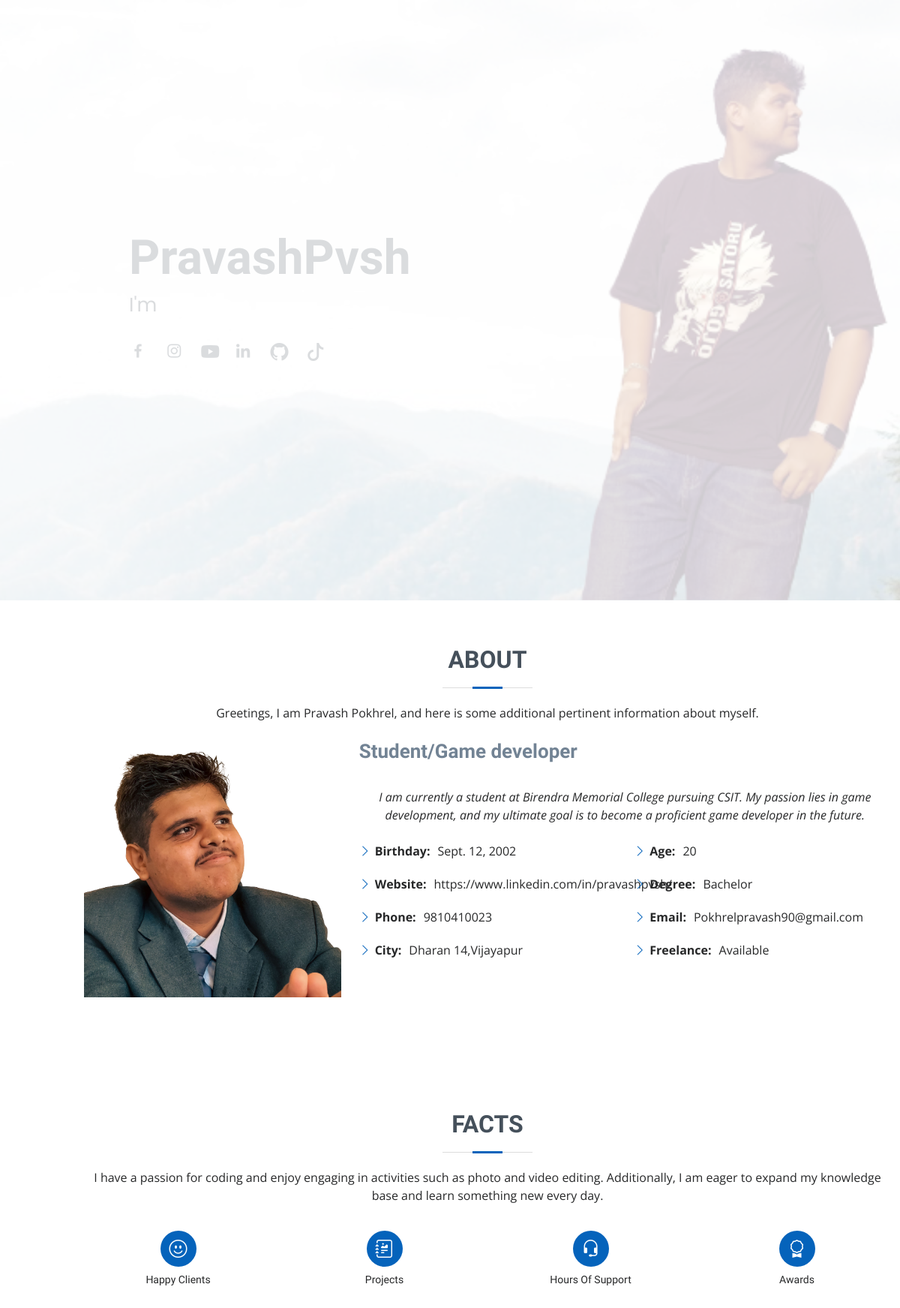
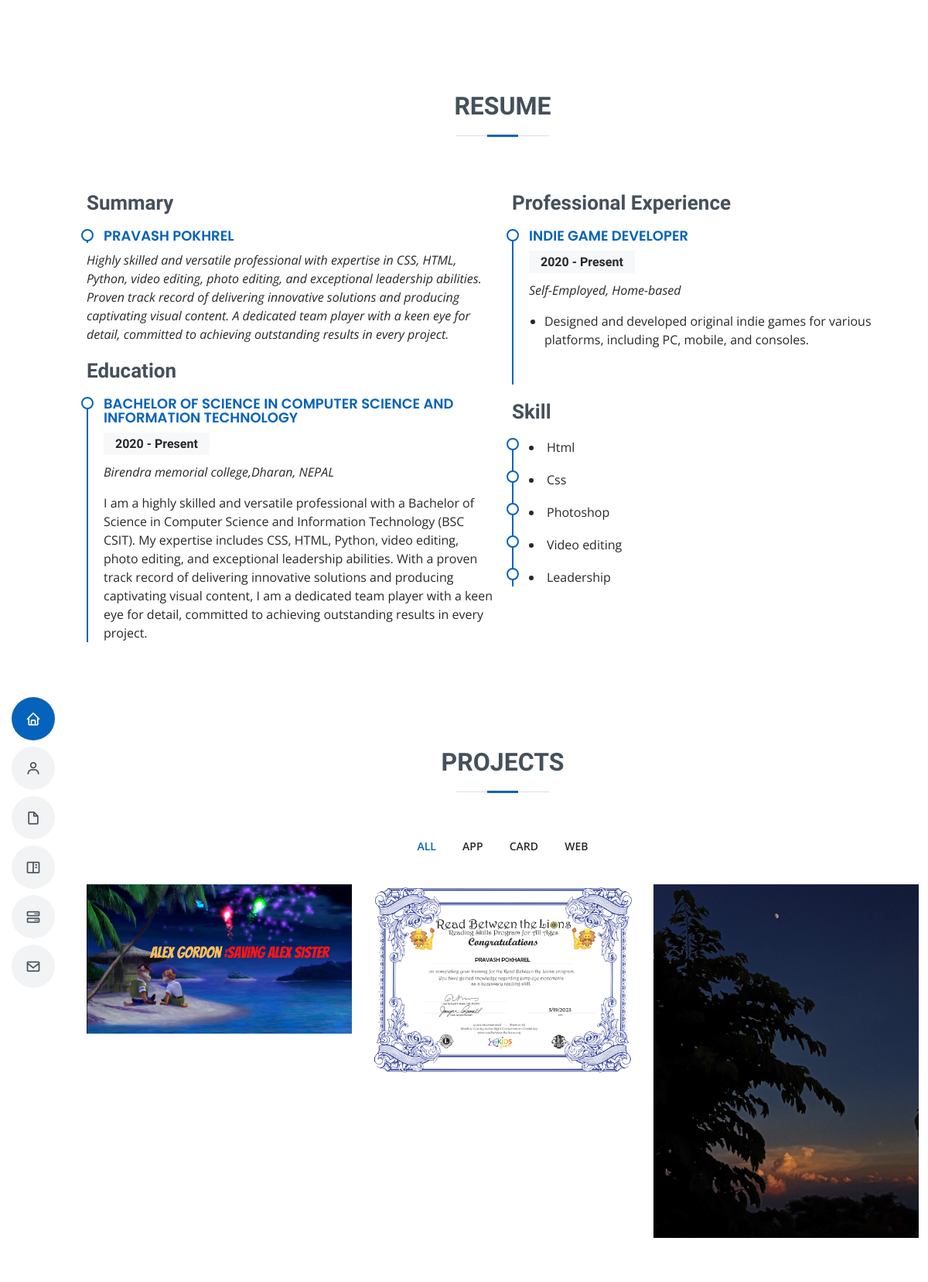
The page / (upper part) on the database its author committed (2 pictures, top to bottom).
### home/models.py (models this page shows)
class Hero(models.Model):
    title = models.CharField(max_length=255,blank=True,null=True)
    photo = models.ImageField(upload_to='hero/', blank=True, null=True)

class Abouts(models.Model):
    photo = models.ImageField(upload_to='Abouts/', blank=True, null=True)
    title = models.CharField(max_length=255,blank=True, null=True)
    title_description =models.CharField(max_length=255,blank=True, null=True)
    description = models.TextField(blank=True, null=True)
    birthday = models.DateField(blank=True, null=True)
    website = models.URLField(blank=True, null=True)
    phone = models.CharField(max_length=20,blank=True, null=True)
    city = models.CharField(max_length=100,blank=True, null=True)
    age = models.PositiveIntegerField(blank=True, null=True)
    degree = models.CharField(max_length=100,blank=True, null=True)
    email = models.EmailField(blank=True, null=True)

class Client(models.Model):
    description = models.TextField(blank=True,null=True)
    happyclient = models.IntegerField(blank=True,null=True)
    project = models.IntegerField(blank=True,null=True)
    awards = models.IntegerField(blank=True,null=True)
    hoursupport = models.IntegerField(blank=True,null=True)

class Summary(models.Model):
    name = models.CharField(max_length=100,blank=True, null=True)
    description = models.TextField(blank=True, null=True)

class Education(models.Model):
    degree = models.CharField(max_length=100,blank=True, null=True)
    school_name = models.CharField(max_length=100,blank=True, null=True)
    location = models.CharField(max_length=100,blank=True, null=True)
    start_date = models.DateField(blank=True, null=True)
    end_date = models.CharField(max_length=100,blank=True, null=True)
    description = models.TextField(blank=True, null=True)

class ProfessionalExperience(models.Model):
    job_title = models.CharField(max_length=100,blank=True, null=True)
    company_name = models.CharField(max_length=100,blank=True, null=True)
    location = models.CharField(max_length=100,blank=True, null=True)
    start_date = models.DateField(blank=True, null=True)
    end_date = models.CharField(max_length=100,blank=True, null=True)
    responsibilities = models.TextField(blank=True, null=True)

class Skill(models.Model):
    name = models.CharField(max_length=100,blank=True, null=True)

class Project(models.Model):
    CATEGORY_CHOICES = (
        ('Web', 'Web'),
        ('App', 'App'),
        ('Card', 'Card'),
    )
    photo = models.ImageField(upload_to='projects/', blank=True, null=True)
    category = models.CharField(max_length=10, choices=CATEGORY_CHOICES)
    name = models.CharField(max_length=255, blank=True, null=True)

### home/views.py (the view)
# urls.py: path('',display_page,name="index")
def display_page(request):
    my_hero = Hero.objects.first()
    abouts = Abouts.objects.first()
    clients = Client.objects.first()
    social_platform = socialplatform.objects.last()
    summaries = Summary.objects.all()
    experiences = ProfessionalExperience.objects.all()
    educations = Education.objects.all()
    contacts =contact.objects.all()
    skills = Skill.objects.all()
    testimonials = Testimonial.objects.all()
    service_list = services.objects.all()
    sdescription_list = sdescription.objects.all()
    projects = Project.objects.all()
    if not my_hero:
        my_hero =  Hero.objects.create(title="Pravash") # if not exist we create a new object
    context ={
        'myhero':my_hero,
        'abouts': abouts,
        'social_platform':social_platform,
        'clients':clients,
        'contacts':contacts,
        'projects': projects,
        'summaries': summaries,
        'experiences': experiences,
        'educations': educations,
        'skills': skills,
        'testimonials': testimonials,
        'services': service_list,
        'sdescriptions': sdescription_list,
        'mydata': [
            "football",
            "volleyball",
            "basketball"
        ]
    }
    return render(request,'index.html',context)

### templates/index.html (shortened to what this page needs)
{% load static %}
<!DOCTYPE html>
<html lang="en">
<head>
  <link href="{% static 'assets/vendor/aos/aos.css' %}" rel="stylesheet">
  <link href="{% static 'assets/vendor/bootstrap/css/bootstrap.min.css' %}" rel="stylesheet">
  <link href="{% static 'assets/vendor/bootstrap-icons/bootstrap-icons.css' %}" rel="stylesheet">
  <link href="{% static 'assets/vendor/boxicons/css/boxicons.min.css' %}" rel="stylesheet">
  <link href="{% static 'assets/vendor/glightbox/css/glightbox.min.css' %}" rel="stylesheet">
  <link href="{% static 'assets/vendor/swiper/swiper-bundle.min.css' %}" rel="stylesheet">
  <link href="{% static 'assets/css/style.css' %}" rel="stylesheet">
</head>
<body>
  <header id="header" class="d-flex flex-column justify-content-center">
    <nav id="navbar" class="navbar nav-menu">
      <ul>
        <li><a href="#hero" class="nav-link scrollto active"><i class="bx bx-home"></i> <span>Home</span></a></li>
        <li><a href="#about" class="nav-link scrollto"><i class="bx bx-user"></i> <span>About</span></a></li>
        <li><a href="#resume" class="nav-link scrollto"><i class="bx bx-file-blank"></i> <span>Resume</span></a></li>
        <li><a href="#portfolio" class="nav-link scrollto"><i class="bx bx-book-content"></i> <span>Projects</span></a></li>
        <li><a href="#services" class="nav-link scrollto"><i class="bx bx-server"></i> <span>Services</span></a></li>
        <li><a href="#contact" class="nav-link scrollto"><i class="bx bx-envelope"></i> <span>Contact</span></a></li>
      </ul>
    </nav>
  </header>
  <section id="hero" class="d-flex flex-column justify-content-center">
    <div class="container" data-aos="zoom-in" data-aos-delay="100">
      <h1>{{myhero.title}}</h1>
      <p>I'm </p>
      <div class="social-links">
        <a href="{{social_platform.facebook_link}}" class="facebook"><i class="bx bxl-facebook"></i></a>
        <a href="{{social_platform.instagram_link}}" class="instagram"><i class="bx bxl-instagram"></i></a>
        <a href="{{social_platform.youtube_link}}" class="youtube"><i class="bi bi-youtube"></i>
          <a href="{{social_platform.linkedin_link}}" class="linkedin"><i class="bx bxl-linkedin"></i></a>
          <a href="{{social_platform.github_link}}" class="github"><i class="bi bi-github"></i></a>
          <a href="{{social_platform.tiktok_link}}" class="tiktok"><i class="bi bi-tiktok"></i></a>
      </div>
    </div>
  </section>
  <main id="main">
    <section id="about" class="about">
      <div class="container" data-aos="fade-up">
        <div class="section-title">
          <h2>About</h2>
          <p>{{ abouts.description }}
          </p><br>
          <div class="row">
            <div class="col-lg-4">
              <img src="{{ abouts.photo.url }}" class="img-fluid" alt="20230403_070133.jpg">
            </div>
            <div class="col-lg-8 pt-4 pt-lg-0 content">
              <h3>{{ abouts.title }}</h3><br>
              <p class="fst-italic">
                {{ abouts.title_description }}
              </p><br>
              <div class="row">
                <div class="col-lg-6">
                  <ul>
                    <li><i class="bi bi-chevron-right"></i> <strong>Birthday:</strong> <span>{{ abouts.birthday}}</span></li>
                    <li><i class="bi bi-chevron-right"></i> <strong>Website:</strong> <span>{{ abouts.website }}</span>
                    </li>
                    <li><i class="bi bi-chevron-right"></i> <strong>Phone:</strong> <span>{{ abouts.phone }}</span></li>
                    <li><i class="bi bi-chevron-right"></i> <strong>City:</strong> <span>{{ abouts.city }}</span></li>
                  </ul>
                </div>
                <div class="col-lg-6">
                  <ul>
                    <li><i class="bi bi-chevron-right"></i> <strong>Age:</strong> <span>{{ abouts.age }}</span></li>
                    <li><i class="bi bi-chevron-right"></i> <strong>Degree:</strong> <span>{{ abouts.degree }}</span>
                    </li>
                    <li><i class="bi bi-chevron-right"></i> <strong>Email:</strong> <span>{{ abouts.email }}</span></li>
                    <li><i class="bi bi-chevron-right"></i> <strong>Freelance:</strong> <span>Available</span></li>
                  </ul>
                </div>
              </div>
            </div>
          </div>
        </div>
    </section>
    <section id="facts" class="facts">
      <div class="container" data-aos="fade-up">
        <div class="section-title">
          <h2>Facts</h2>
          <p>{{ clients.description }}</p>
        </div>
        <div class="row">
          <div class="col-lg-3 col-md-6">
            <div class="count-box">
              <i class="bi bi-emoji-smile"></i>
              <p>Happy Clients</p>
            </div>
          </div>
          <div class="col-lg-3 col-md-6 mt-5 mt-md-0">
            <div class="count-box">
              <i class="bi bi-journal-richtext"></i>
              <p>Projects</p>
            </div>
          </div>
          <div class="col-lg-3 col-md-6 mt-5 mt-lg-0">
            <div class="count-box">
              <i class="bi bi-headset"></i>
              <p>Hours Of Support</p>
            </div>
          </div>
          <div class="col-lg-3 col-md-6 mt-5 mt-lg-0">
            <div class="count-box">
              <i class="bi bi-award"></i>
              <p>Awards</p>
            </div>
          </div>
        </div>
      </div>
    </section>
<section id="resume" class="resume">
  <div class="container" data-aos="fade-up">
      <div class="section-title">
          <h2>Resume</h2>
      </div>
      <div class="row">
          <div class="col-lg-6">
              <h3 class="resume-title">Summary</h3>
              {% for summary in summaries %}
              {% if forloop.first %}
              <div class="resume-item pb-0">
                  <h4>{{ summary.name }}</h4>
              </div>
              {% endif %}
              <p><em>{{ summary.description }}</em></p>
              {% endfor %}
              <h3 class="resume-title">Education</h3>
              {% for education in educations %}
              <div class="resume-item">
                  <h4>{{ education.degree }}</h4>
                  <h5>{{ education.start_date|date:"Y" }} - {{ education.end_date }}</h5>
                  <p><em>{{ education.school_name }}, {{ education.location }}</em></p>
                  <p>{{ education.description }}</p>
              </div>
              {% endfor %}
          </div>
          <div class="col-lg-6">
              <h3 class="resume-title">Professional Experience</h3>
              {% for experience in experiences %}
              <div class="resume-item">
                  <h4>{{ experience.job_title }}</h4>
                  <h5>{{ experience.start_date|date:"Y" }} - {{ experience.end_date }}</h5>
                  <p><em>{{ experience.company_name }}, {{ experience.location }}</em></p>
                  <ul>
                      <li>{{ experience.responsibilities }}</li>
                  </ul>
              </div>
              {% endfor %}
          <div class="col-lg-6">
            <h3 class="resume-title">Skill</h3>
            {% for skills in skills %}
            <div class="resume-item">
                    <li>{{skills.name }}</li>
            </div>
            {% endfor %}
        </div>
      </div>
  </div>
</section>
    <section id="portfolio" class="portfolio section-bg">
      <div class="container" data-aos="fade-up">
        <div class="section-title">
          <h2>Projects</h2>
        </div>
        <div class="row">
          <div class="col-lg-12 d-flex justify-content-center" data-aos="fade-up" data-aos-delay="100">
            <ul id="portfolio-flters">
              <li data-filter="*" class="filter-active">All</li>
              <li data-filter=".filter-app">App</li>
              <li data-filter=".filter-card">Card</li>
              <li data-filter=".filter-web">Web</li>
            </ul>
          </div>
        </div>
        <div class="row portfolio-container" data-aos="fade-up" data-aos-delay="200">
          {% for project in projects %}
          <div class="col-lg-4 col-md-6 portfolio-item filter-{{ project.category|lower }}">
            <div class="portfolio-wrap">
              <img src="{{ project.photo.url }}" class="img-fluid" alt="">
            </div>
          </div>
          {% endfor %}
        </div>
      </div>
    </section>
  </main>
</body>
</html>

### rows shown on the page
Hero: title "PravashPvsh"
Abouts: description "Greetings, I am Pravash Pokhrel, and here is some additional pertinent information about myself.", photo (picture), title "Student/Game developer", title_description "I am currently a student at Birendra Memorial College pursuing CSIT. My passion lies in game development, and my ultimate goal is to become a proficient game developer in the future.", birthday "Sept. 12, 2002", website "https://www.linkedin.com/in/pravashpvsh/", phone "9810410023", city "Dharan 14,Vijayapur", age "20", degree "Bachelor", email "Pokhrelpravash90@gmail.com"
Client: description "I have a passion for coding and enjoy engaging in activities such as photo and video editing. Additionally, I am eager to expand my knowledge base and learn something new every day."
Summary: name "PRAVASH POKHREL", description "Highly skilled and versatile professional with expertise in CSS, HTML, Python, video editing, photo editing, and exceptional leadership abilities. Proven track record of delivering innovative solutions and producing captivating visual content. A dedicated team player with a keen eye for detail, committed to achieving outstanding results in every project."
Education: degree "BACHELOR OF SCIENCE IN COMPUTER SCIENCE AND INFORMATION TECHNOLOGY", start_date "2020", end_date "Present", school_name "Birendra memorial college,Dharan", location "NEPAL", description "I am a highly skilled and versatile professional with a Bachelor of Science in Computer Science and Information Technology (BSC CSIT). My expertise includes CSS, HTML, Python, video editing, photo editing, and exceptional leadership abilities. With a proven track record of delivering innovative solutions and producing captivating visual content, I am a dedicated team player with a keen eye for detail, committed to achieving outstanding results in every project."
ProfessionalExperience: job_title "INDIE GAME DEVELOPER", start_date "2020", end_date "Present", company_name "Self-Employed", location "Home-based", responsibilities "Designed and developed original indie games for various platforms, including PC, mobile, and consoles."
Skill: name "Html"
Skill: name "Css"
Skill: name "Photoshop"
Skill: name "Video editing"
Skill: name "Leadership"
Project: photo (picture)
Project: photo (picture)
Project: photo (picture)
